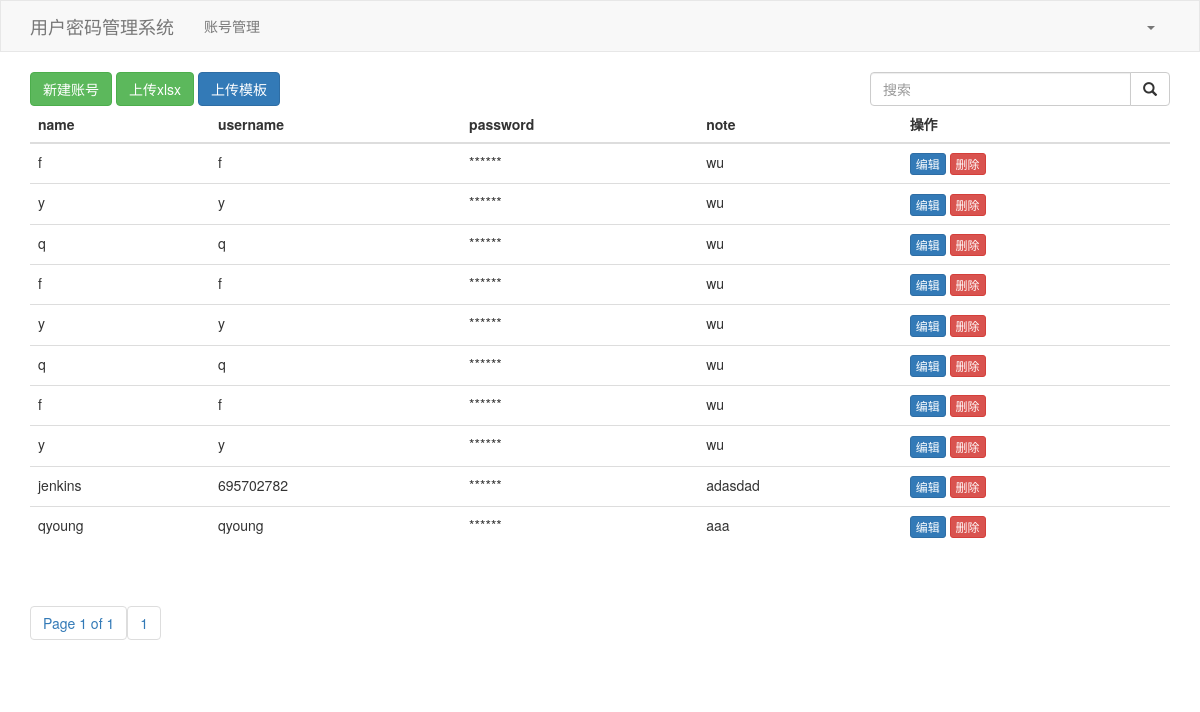
Before: /account/ with the older database file.
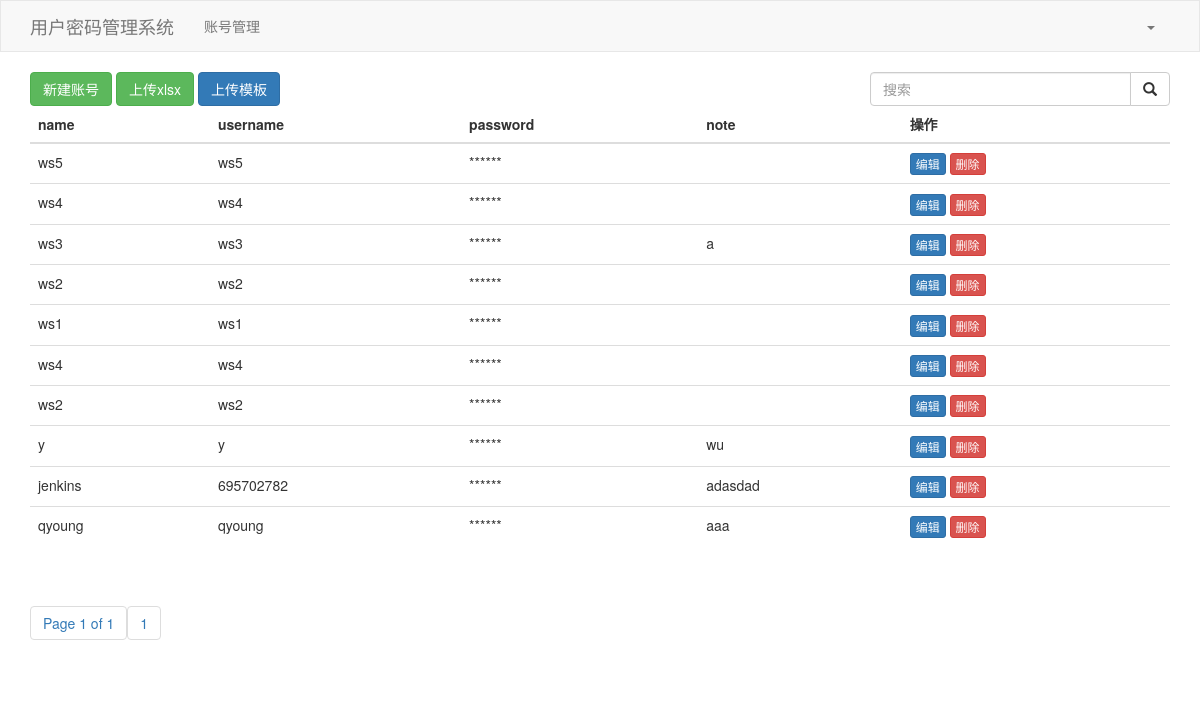
After: the same page with the newer database file.
### accountStorage/models.py (models this page shows, shortened)
class AccountPassword(models.Model):
    name = models.CharField(verbose_name="名称", max_length=32)
    username = models.CharField(verbose_name="用户名", max_length=32)
    password = models.CharField(verbose_name="密码", max_length=128)
    note = models.CharField(verbose_name="备注", max_length=128, blank=True, null=True)

### accountStorage/views.py (the view)
# urls.py: path('', views.account_list, name='account_list'),
def account_list (request):
    data = {}
    search_data = request.GET.get('search', "")
    if search_data:
        data["username__contains"] = search_data
    form = UserModelForm()
    data_list = AccountPassword.objects.filter(**data).order_by("-id")
    paginator = Paginator(data_list, 10)
    page_number = request.GET.get('page')
    page_obj = paginator.get_page(page_number)
    keys = AccountPassword._meta.fields
    keys_list = [keys[i].name for i in range(len(keys))]
    context = {
        "title": "账号列表",
        "search_data": search_data,
        "key_list": keys_list,
        "data_list": data_list,
        "page_obj": page_obj,
        "form": form
    }
    return render(request, 'accountStorage/account.html', context)

### accountStorage/forms.py
class UserModelForm(BootstrapModelForm):
    class Meta:
        model = AccountPassword
        fields = ["name", "username", "password", "note"]

### accountStorage/templates/accountStorage/account.html (shortened to what this page needs)
{% extends 'accountStorage/layout.html' %}
{% block content %}
    <button id="btnAdd" type="button" class="btn btn-success">新建账号</button>
    <a class="btn btn-success" href="{% url 'accountStorage:upload_excel' %}">上传xlsx</a>
    <button type="button" class="btn btn-primary" data-toggle="modal" onclick="UploadEvent()">上传模板</button>
    <div style="float: right;width: 300px">
        <form method="get">
            <div class="input-group">
                <input type="text" class="form-control" placeholder="搜索" name="search" value="{{ search_data }}"/>
                <span class="input-group-btn">
                <button class="btn btn-default" type="submit">
                    <span class="glyphicon glyphicon-search" aria-hidden="true"></span>
                </button>
                </span>
            </div>
        </form>
    </div>
    <div class="bs-example" data-example-id="hoverable-table">
        <table class="table table-hover">
            <thead>
            <tr>
                {% for key in key_list %}
                    {% if key != 'id' %}
                        <th>{{ key }}</th>
                    {% endif %}
                {% endfor %}
                <th>操作</th>
            </tr>
            </thead>
            <tbody>
            {% for data in page_obj %}
                <tr>
                    <td>{{ data.name }}</td>
                    <td>{{ data.username }}</td>
                    <td>******</td>
                    <td>{{ data.note }}</td>
                    <td>
                        <a uid="{{ data.id }}" class="btn btn-primary btn-xs btn-edit">编辑</a>
                        <a uid="{{ data.id }}" class="btn btn-danger btn-xs btn-delete">删除</a>
                    </td>
                </tr>
            {% endfor %}
            </tbody>
        </table>
    </div>
    <div class="pagination">
    <span class="step-links">
    <nav aria-label="Page navigation">
    <ul class="pagination">
    <li>
        <span class="current">
            Page {{ page_obj.number }} of {{ page_obj.paginator.num_pages }}
        </span>
        <a href="?page={{ page_obj.start_index }}&search={{ search_data }}">{{ page_obj.number }}</a>
    </li>
    </ul>
    </nav>
    </span>
    </div>
{% endblock %}

### accountStorage/templates/accountStorage/layout.html (shortened to what this page needs)
{% load static %}
<!DOCTYPE html>
<html lang="en">
<head>
    <link rel="stylesheet" href="{% static 'accountStorage/plugins/bootstrap-3.4.1-dist/css/bootstrap.min.css' %}">
</head>
<body>
<nav class="navbar navbar-default">
    <div class="container">
        <div class="navbar-header">
            <a class="navbar-brand" href="#">用户密码管理系统</a>
        </div>
        <div class="collapse navbar-collapse" id="bs-example-navbar-collapse-1">
            <ul class="nav navbar-nav">
                <li><a href="{% url 'accountStorage:account_list' %}">账号管理</a></li>
            </ul>
            <ul class="nav navbar-nav navbar-right">
                <li class="dropdown">
                    <a href="#" class="dropdown-toggle" data-toggle="dropdown" role="button" aria-haspopup="true"
                       aria-expanded="false">{{ request.session.info.username }}<span class="caret"></span></a>
                </li>
            </ul>
        </div>
    </div>
</nav>
<div class="container">
{% block content %}{% endblock %}
</div>
</body>
</html>

### accountStorage/templates/accountStorage/layout.html (style rules this page uses)
.navbar { border-radius: 0; }

Changed rows visible on the page:
removed AccountPassword: name "f", username "f", note "wu"
removed AccountPassword: name "y", username "y", note "wu"
removed AccountPassword: name "q", username "q", note "wu"
removed AccountPassword: name "f", username "f", note "wu"
removed AccountPassword: name "q", username "q", note "wu"
removed AccountPassword: name "f", username "f", note "wu"
removed AccountPassword: name "y", username "y", note "wu"
added AccountPassword: name "ws5", username "ws5"
added AccountPassword: name "ws4", username "ws4"
added AccountPassword: name "ws3", username "ws3", note "a"
added AccountPassword: name "ws2", username "ws2"
added AccountPassword: name "ws1", username "ws1"
added AccountPassword: name "ws4", username "ws4"
added AccountPassword: name "ws2", username "ws2"
